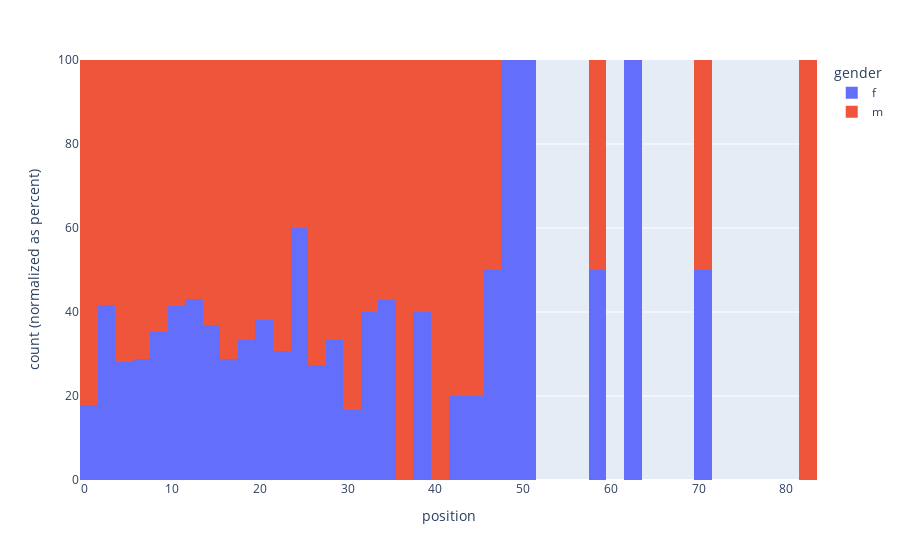

The notebook cell saved with this chart:
### Code cell
px.histogram(characters_metadata_with_gender_and_position[characters_metadata_with_gender_and_position.position < 100],
             x="position" , color="gender", barmode="stack", barnorm="percent", nbins=50)

### Figure 1 — Plotly figure (JSON) as saved in the notebook; plotly's stock layout.template omitted (floating-point values rounded to 4 significant figures; data arrays with more than 128 entries replaced by an {"elided": "..."} marker saying what was removed)
{"data": [{"alignmentgroup": "True", "bingroup": "x", "hovertemplate": "gender=f<br>position=%{x}<br>count (normalized as percent)=%{y}<extra></extra>", "legendgroup": "f", "marker": {"color": "#636efa", "pattern": {"shape": ""}}, "name": "f", "nbinsx": 50, "offsetgroup": "f", "orientation": "v", "showlegend": true, "type": "histogram", "x": {"elided": "853 int values"}, "xaxis": "x", "yaxis": "y"}, {"alignmentgroup": "True", "bingroup": "x", "hovertemplate": "gender=m<br>position=%{x}<br>count (normalized as percent)=%{y}<extra></extra>", "legendgroup": "m", "marker": {"color": "#EF553B", "pattern": {"shape": ""}}, "name": "m", "nbinsx": 50, "offsetgroup": "m", "orientation": "v", "showlegend": true, "type": "histogram", "x": {"elided": "1788 int values"}, "xaxis": "x", "yaxis": "y"}], "layout": {"barmode": "stack", "barnorm": "percent", "legend": {"title": {"text": "gender"}, "tracegroupgap": 0}, "margin": {"t": 60}, "xaxis": {"anchor": "y", "domain": [0, 1], "title": {"text": "position"}}, "yaxis": {"anchor": "x", "domain": [0, 1], "title": {"text": "count (normalized as percent)"}}}}
